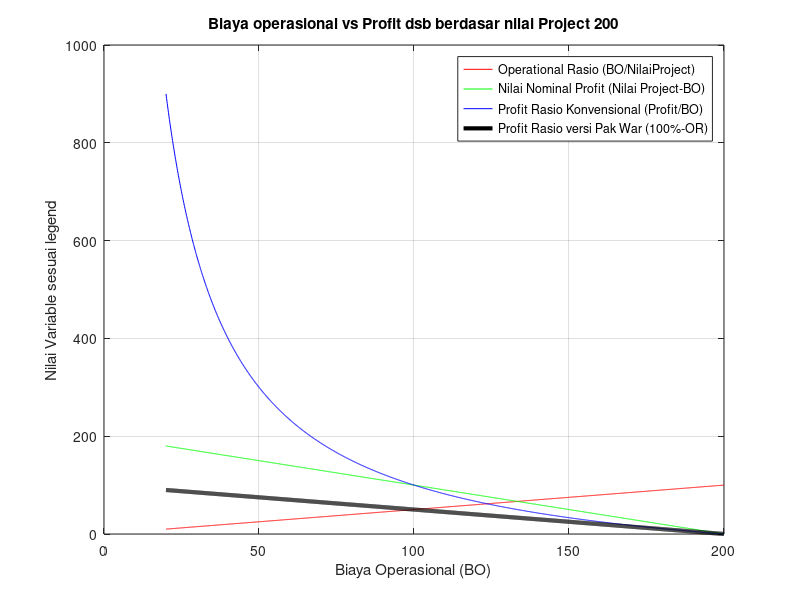

MATLAB code to generate this figure:
clc
clear
close all
% base value
projVal=200;
op=20:0.1:projVal;

opRat=100*(op/projVal);
absProf=projVal-op;
profRat1=100*absProf./op;
profRat2=100-opRat;

% plot(op,opRat,'r-', op,absProf,'g-', op,profRat1,'b-')
% grid on
% legend('OR', 'AbsProfit','Profit Rat')

plot(op,opRat,'r-', op,absProf,'g-', op,profRat1,'b-', op, profRat2,'k-','linewidth',3)
grid on
legend('Operational Rasio (BO/NilaiProject)', 'Nilai Nominal Profit (Nilai Project-BO)','Profit Rasio Konvensional (Profit/BO)','Profit Rasio versi Pak War (100%-OR)')
title(sprintf('Biaya operasional vs Profit dsb berdasar nilai Project %d',projVal))
xlabel('Biaya Operasional (BO)')
ylabel('Nilai Variable sesuai legend')

